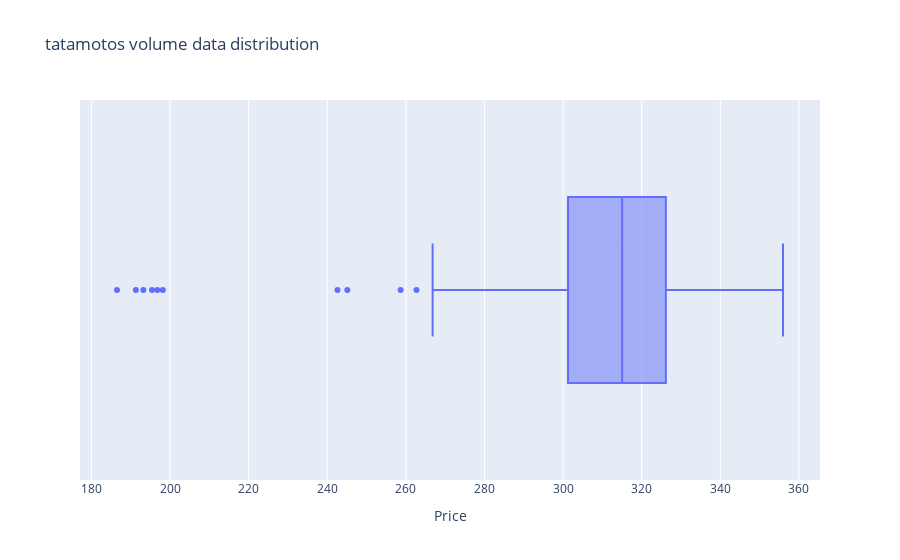

The cell this chart's notebook holds for it:
### Code cell
# find outliers
fig = px.box(data, x='Price', title='tatamotos volume data distribution')
fig.show()

### Figure 1 — Plotly figure (JSON) as saved in the notebook; plotly's stock layout.template omitted (floating-point values rounded to 4 significant figures)
{"data": [{"alignmentgroup": "True", "hovertemplate": "Price=%{x}<extra></extra>", "legendgroup": "", "marker": {"color": "#636efa"}, "name": "", "notched": false, "offsetgroup": "", "orientation": "h", "showlegend": false, "type": "box", "x": [186.5, 191.3, 193.2, 195.4, 196.8, 198.1, 242.6, 245.1, 258.6, 279.1, 267.5, 266.8, 262.7, 279.6, 326.1, 315.9, 336.0, 325.0, 328.9, 325, 325.4, 333.4, 329.2, 330.1, 323.9, 311.9, 304.5, 324, 321.6, 333.1, 323.0, 328.3, 345.8, 348.5, 339.2, 325.1, 321.2, 315.2, 321.5, 317.5, 318.5, 320.0, 305.8, 307, 309.0, 303.0, 307.4, 294.5, 285.5, 296.4, 297.0, 301.8, 307.8, 305.0, 307.8, 307.8, 314.0, 318.2, 286.5, 302.9, 303.5, 310, 301.4, 298.0, 294.5, 294, 295.4, 301.5, 305.9, 301.9, 293.9, 293, 289.5, 291.5, 301.2, 302.8, 314.9, 315.5, 326, 312.2, 321.1, 332.5, 314.5, 307.7, 313.1, 311.9, 315.2, 315.5, 318.6, 318.8, 318.8, 318.1, 323, 325.6, 335.0, 345.5, 352.8, 343.4, 344.8, 350.8, 356.0, 352.7, 349.4, 345.6, 337.4, 334.3, 337.9, 335.2, 334.6, 339.6], "x0": " ", "xaxis": "x", "y0": " ", "yaxis": "y"}], "layout": {"boxmode": "group", "legend": {"tracegroupgap": 0}, "title": {"text": "tatamotos volume data distribution"}, "xaxis": {"anchor": "y", "domain": [0, 1], "title": {"text": "Price"}}, "yaxis": {"anchor": "x", "domain": [0, 1]}}}
